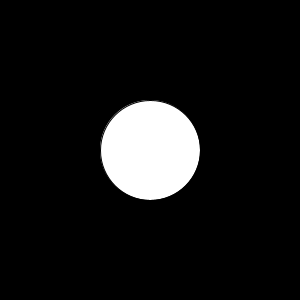
Frame 1 (no input)
Frame 60 (the mouse pressed at the canvas centre just before this capture): identical to frame 1, image omitted
Frame 120 (the mouse held since frame 60 and released just before this capture): identical to frame 1, image omitted

The Processing sketch that drew this single still picture (run headless with seeded random() and noise(); from frame 60 on, the mouse is pressed at the canvas centre):

// Processing sketch: ex06_10
// ── ex06_10.pde
// 특정 문자키로 원을 상하좌우로 이동

int x = 150, y = 150;

void setup() {
  size(300, 300);
}

void draw() {
  background(0);
  if (keyPressed) {
    if (key == 'q') {
      x--;
    } else if (key == 'w') {
      x++;  
    } else if (key == 'e') {
      y--;  
    } else if (key == 'r') {
      y++;
    }
  }
  ellipse(x, y, 100, 100);
}
